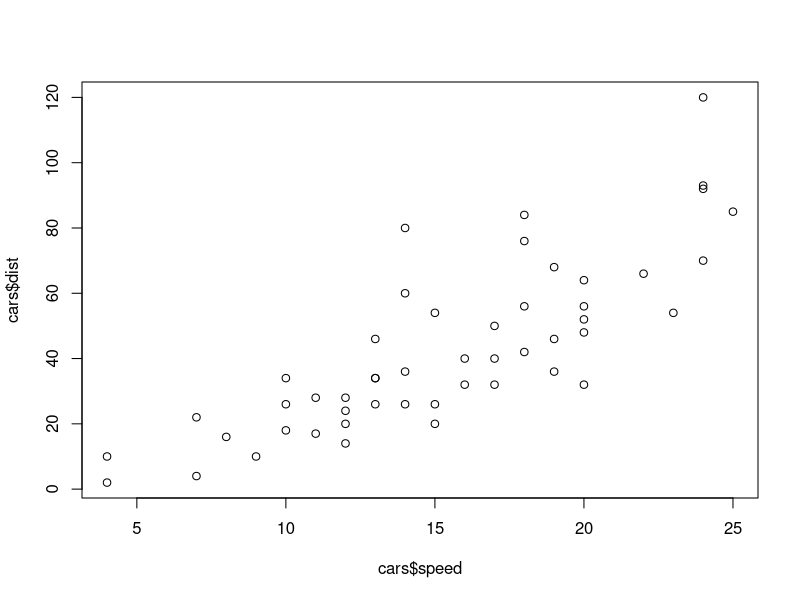
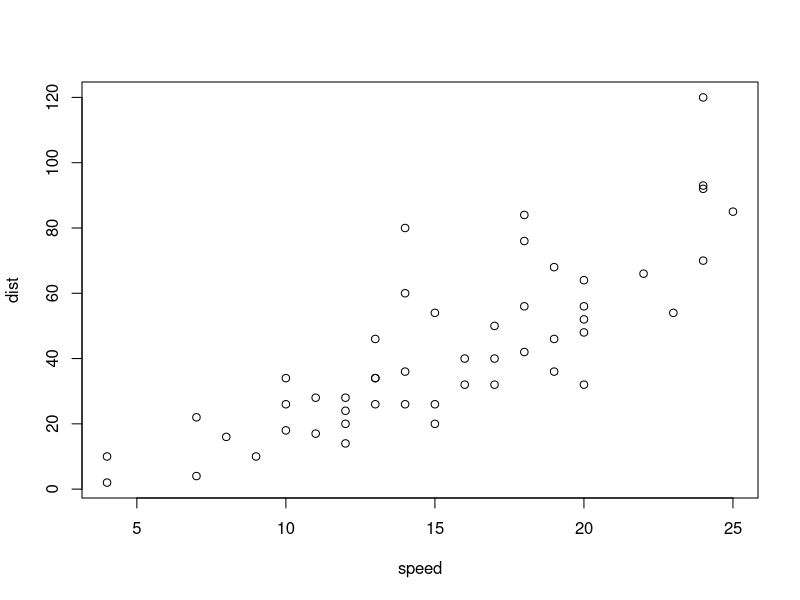
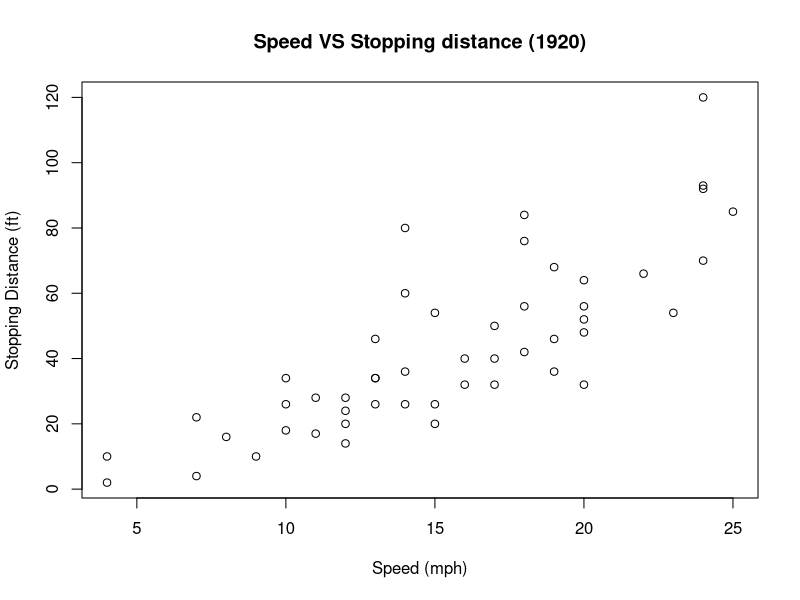
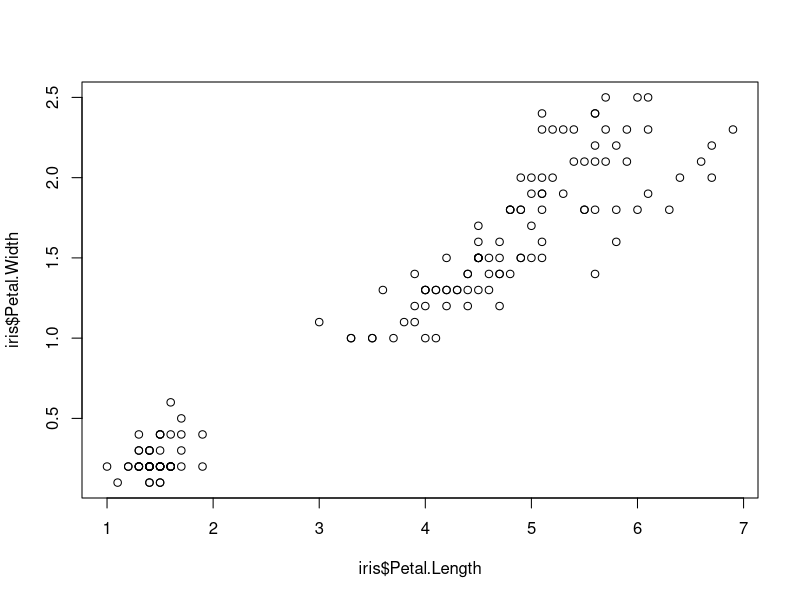
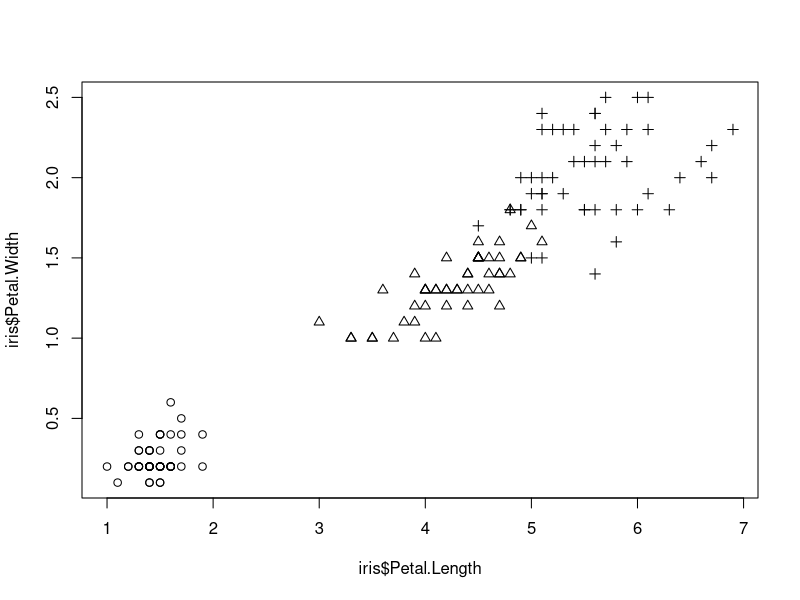
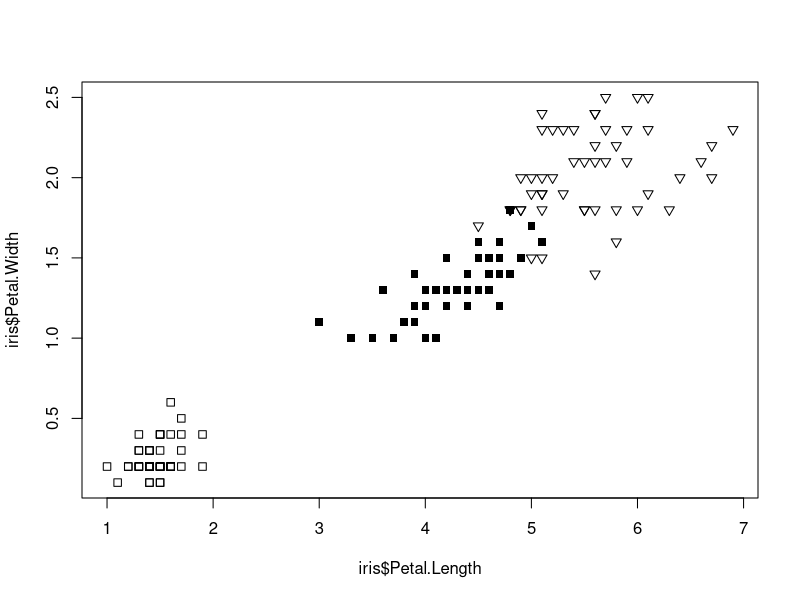
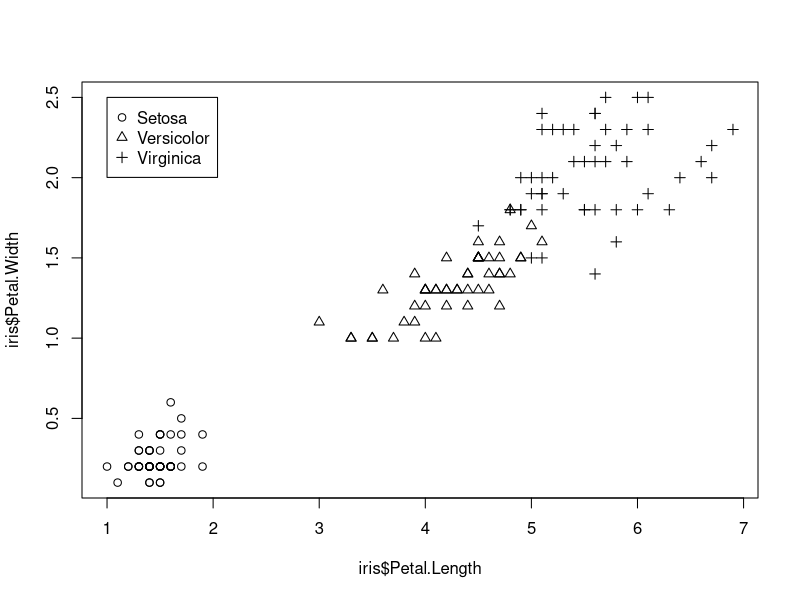
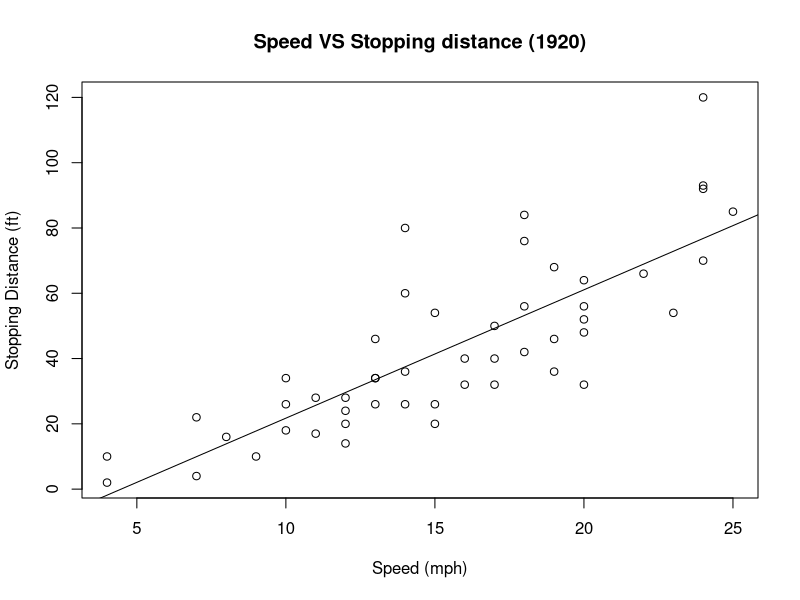

Source code (R) for these figures, in order:
## ---- chunk 1
plot(cars$speed, cars$dist)
## ---- chunk 2
plot(cars)
## ---- chunk 3
plot(cars,
     main = "Speed VS Stopping distance (1920)",
     xlab = "Speed (mph)",
     ylab = "Stopping Distance (ft)")
## ---- chunk 4
head(iris)
## ---- chunk 5
plot(iris$Petal.Length, iris$Petal.Width)
## ---- chunk 6
plot(iris$Petal.Length, iris$Petal.Width,
     pch = as.integer(iris$Species)) #Besides pch, you may use col
## ---- chunk 7
symbol <- c(0,15,25)
pointVec <- symbol[as.integer(iris$Species)]

plot(iris$Petal.Length, iris$Petal.Width,
     pch = pointVec)
## ---- chunk 8
plot(iris$Petal.Length, iris$Petal.Width,
     pch = as.integer(iris$Species))
legend(1, 2.5, #Coordinates of the legend box
       c("Setosa", "Versicolor", "Virginica"), #labels
       pch = 1:3) #must be consistent with the argument in plot()
## ---- chunk 9
m <- lm(data = cars, dist ~ 1 + speed)
plot(cars, main = "Speed VS Stopping distance (1920)", 
     xlab = "Speed (mph)", 
     ylab = "Stopping Distance (ft)")
abline(m)
## ---- chunk 10
set.seed(2020) #set seed to ensure each draw yields the same numbers
samp <- rt(1000,25) #draw 1000 obs from t distribution with df=25 
hist(samp)
## ---- chunk 11
hist(samp, 50, 
     xlab = "samp", main = "Histogram of samp")
## ---- chunk 12
hist(samp, 50, 
     xlab = "samp", main = "Histogram of samp",
     ### <b>
     prob = T)
lines(density(samp)) #density() computes kernel density
### </b>
